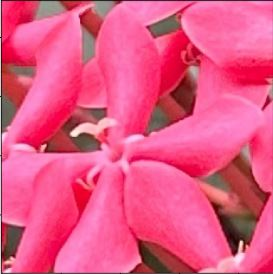
%> input picture Lab 1/flower.jpg, 273 x 274 px
$ octave LEONARDO_LAB1_MATLAB.m   (GNU Octave 9; MATLAB toolbox functions it lacks are replaced by stand-ins)
%> lines starting %> are read from the running program, lines starting %| are printed output that depends on the picture
img = imread('flower.jpg');
%> img is the input picture: size 274x273x3 uint8; mean R, G, B 228.6, 86.6, 133.4

% Rotate by 45 degrees
rotImg = imrotate(img, 45);
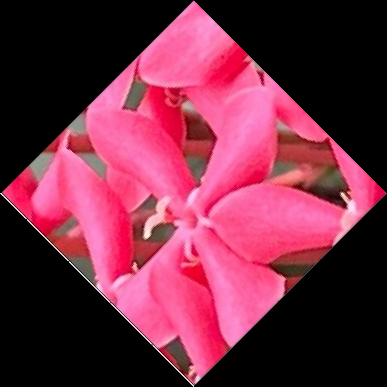
%> rotImg: size 387x387x3 uint8; mean R, G, B 114.5, 43.5, 66.9

% Flip horizontally
flipImg = fliplr(rotImg);
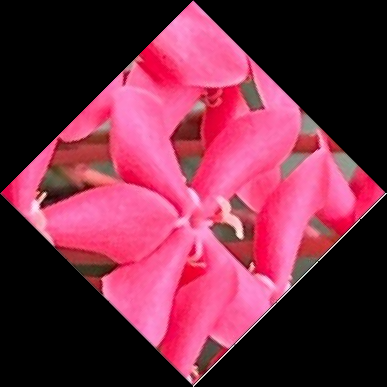
%> flipImg: size 387x387x3 uint8; mean R, G, B 114.5, 43.5, 66.9; mean of the top-left, top-right, bottom-left and bottom-right quarters 72.4, 76, 76.2, 75

% Display results
figure(1);
plot(1, 1);
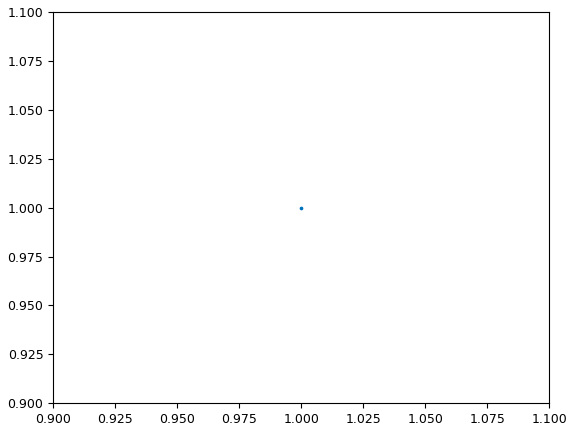
%> figure redrawn from the program's plot data
imshow(img);
title('Original Image');

figure(2);
plot(1, 1);
imshow(rotImg);
title('Rotated 45°');

figure(3);
plot(1, 1);
imshow(flipImg);
title('Rotated & Flipped');
